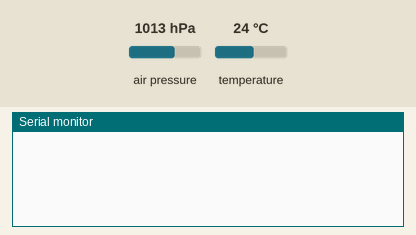
Simulated run of this sketch. Board: Arduino Uno, built with avr-gcc and run on an emulated ATmega328P. Parts: the last lines printed to the serial monitor. The inputs (shaded band) are chosen by the test bench; at power-on: air pressure 1013 hPa, temperature 24 °C. No radio packets arrive unless stated.

Above: at 1.8 s.
1.9 s: air pressure set to 952 hPa
At 3.6 s:
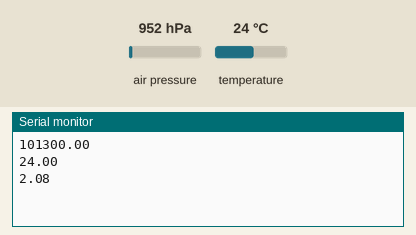
5.0 s: temperature set to 12 °C
At 6.4 s:
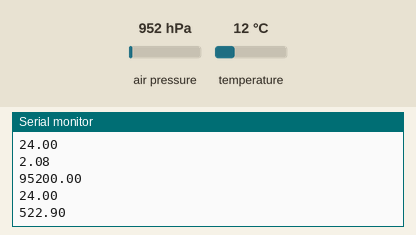
8.1 s: air pressure set to 975 hPa
At 10.3 s:
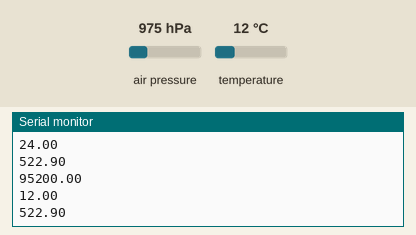
Timing chart, 0 to 11.8 s (numbered marks = the images above; inputs shaded):
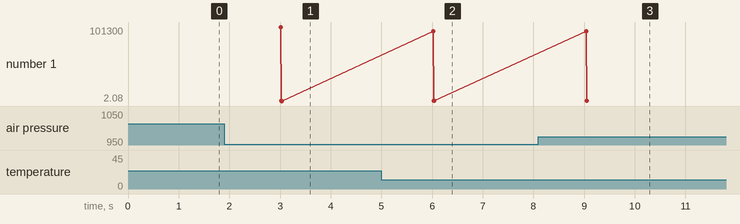

The sketch:

Transmitter_with_BMP.ino
```cpp
#include <SPI.h>
#include <nRF24L01.h>
#include <RF24.h>
#include <Wire.h>
#include <Adafruit_BMP085.h>

Adafruit_BMP085 bmp;

RF24 radio(9, 10); // CE, CSN
const byte address[6] = "00001";


struct package
{
  float pressure;
  float temperature;
  float aaltitude;


};


typedef struct package Package;
Package data;


void setup() {
  radio.begin();
  radio.openWritingPipe(address);
  radio.setPALevel(RF24_PA_MIN);
  radio.stopListening();

  Serial.begin(9600);
  bmp.begin();
}
void loop() {
   delay(1000);
   float pressure=bmp.readPressure();
   float temperature=bmp.readTemperature();
   float aaltitude=bmp.readAltitude();


  Serial.println();
  delay(2000);
                                //int  id=analogRead(A0);
                                 //Serial.println(id);
                                  //write your temp code herer

radio.write(&pressure, sizeof(pressure));
Serial.println(pressure);
radio.write(&temperature, sizeof(temperature));
Serial.println(temperature);
radio.write(&aaltitude, sizeof(aaltitude));
Serial.println(aaltitude);


  /*const char text[] = "Paisos? rhyin the ultimate bolod?";
  radio.write(&text, sizeof(text));
  delay(1000);*/
}
```

Measured:
- plotted number 1: 522.9 → 323.44 after the input at 8.1 s
